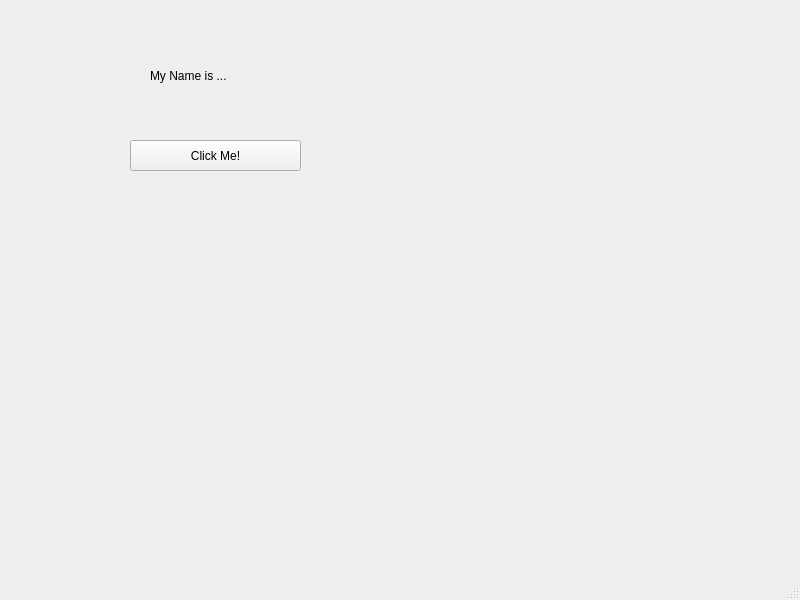
<?xml version="1.0" encoding="UTF-8"?>
<ui version="4.0">
 <class>MainWindow</class>
 <widget class="QMainWindow" name="MainWindow">
  <property name="geometry">
   <rect>
    <x>0</x>
    <y>0</y>
    <width>800</width>
    <height>600</height>
   </rect>
  </property>
  <property name="windowTitle">
   <string>MainWindow</string>
  </property>
  <widget class="QWidget" name="centralwidget">
   <widget class="QPushButton" name="pushButton">
    <property name="geometry">
     <rect>
      <x>130</x>
      <y>140</y>
      <width>171</width>
      <height>31</height>
     </rect>
    </property>
    <property name="text">
     <string>Click Me!</string>
    </property>
   </widget>
   <widget class="QLabel" name="label">
    <property name="geometry">
     <rect>
      <x>150</x>
      <y>60</y>
      <width>131</width>
      <height>31</height>
     </rect>
    </property>
    <property name="text">
     <string>My Name is ...</string>
    </property>
   </widget>
  </widget>
  <widget class="QMenuBar" name="menubar">
   <property name="geometry">
    <rect>
     <x>0</x>
     <y>0</y>
     <width>800</width>
     <height>22</height>
    </rect>
   </property>
  </widget>
  <widget class="QStatusBar" name="statusbar"/>
 </widget>
 <resources/>
 <connections/>
</ui>
